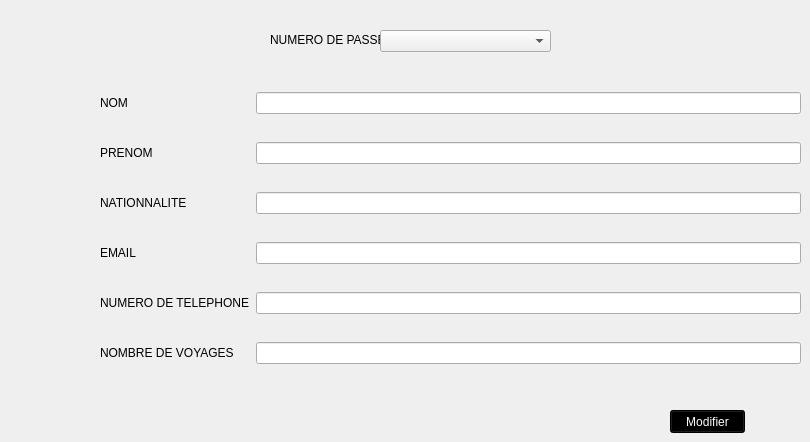
     <widget class="QWidget" name="tab_37">
      <property name="styleSheet">
       <string notr="true"/>
      </property>
      <attribute name="title">
       <string>Modifier un client</string>
      </attribute>
      <widget class="QPushButton" name="pushButton_20">
       <property name="geometry">
        <rect>
         <x>670</x>
         <y>410</y>
         <width>75</width>
         <height>23</height>
        </rect>
       </property>
       <property name="styleSheet">
        <string notr="true">font: 75 8pt &quot;MS Shell Dlg 2&quot;;
color: rgb(255, 255, 255);
background-color: rgb(0, 0, 0);</string>
       </property>
       <property name="text">
        <string>Modifier</string>
       </property>
      </widget>
      <widget class="QLabel" name="label_102">
       <property name="geometry">
        <rect>
         <x>270</x>
         <y>30</y>
         <width>201</width>
         <height>20</height>
        </rect>
       </property>
       <property name="styleSheet">
        <string notr="true">background:none;</string>
       </property>
       <property name="text">
        <string>NUMERO DE PASSEPORT</string>
       </property>
      </widget>
      <widget class="QWidget" name="layoutWidget_9">
       <property name="geometry">
        <rect>
         <x>100</x>
         <y>70</y>
         <width>701</width>
         <height>321</height>
        </rect>
       </property>
       <layout class="QGridLayout" name="gridLayout_10">
        <item row="0" column="1">
         <widget class="QLineEdit" name="lineEdit_nom_client_mod">
          <property name="styleSheet">
           <string notr="true">background:none;
</string>
          </property>
         </widget>
        </item>
        <item row="4" column="0">
         <widget class="QLabel" name="label_107">
          <property name="styleSheet">
           <string notr="true">background:none;</string>
          </property>
          <property name="text">
           <string>NUMERO DE TELEPHONE</string>
          </property>
         </widget>
        </item>
        <item row="3" column="0">
         <widget class="QLabel" name="label_106">
          <property name="styleSheet">
           <string notr="true">background:none;</string>
          </property>
          <property name="text">
           <string>EMAIL</string>
          </property>
         </widget>
        </item>
        <item row="5" column="1">
         <widget class="QLineEdit" name="lineEdit_nb_voyages_2">
          <property name="styleSheet">
           <string notr="true">background:none;</string>
          </property>
         </widget>
        </item>
        <item row="3" column="1">
         <widget class="QLineEdit" name="lineEdit_email_client_mod">
          <property name="styleSheet">
           <string notr="true">background:none;</string>
          </property>
         </widget>
        </item>
        <item row="4" column="1">
         <widget class="QLineEdit" name="lineEdit_num_telephone_2">
          <property name="styleSheet">
           <string notr="true">background:none;</string>
          </property>
         </widget>
        </item>
        <item row="2" column="1">
         <widget class="QLineEdit" name="lineEdit_nationnalite_mod">
          <property name="styleSheet">
           <string notr="true">background:none;</string>
          </property>
         </widget>
        </item>
        <item row="1" column="1">
         <widget class="QLineEdit" name="lineEdit_prenom_client_mod">
          <property name="styleSheet">
           <string notr="true">background:none;</string>
          </property>
         </widget>
        </item>
        <item row="0" column="0">
         <widget class="QLabel" name="label_103">
          <property name="styleSheet">
           <string notr="true">background:none;</string>
          </property>
          <property name="text">
           <string>NOM</string>
          </property>
         </widget>
        </item>
        <item row="1" column="0">
         <widget class="QLabel" name="label_104">
          <property name="styleSheet">
           <string notr="true">background:none;</string>
          </property>
          <property name="text">
           <string>PRENOM</string>
          </property>
         </widget>
        </item>
        <item row="5" column="0">
         <widget class="QLabel" name="label_108">
          <property name="styleSheet">
           <string notr="true">background:none;</string>
          </property>
          <property name="text">
           <string>NOMBRE DE VOYAGES</string>
          </property>
         </widget>
        </item>
        <item row="2" column="0">
         <widget class="QLabel" name="label_105">
          <property name="styleSheet">
           <string notr="true">background:none;</string>
          </property>
          <property name="text">
           <string>NATIONNALITE</string>
          </property>
         </widget>
        </item>
       </layout>
      </widget>
      <widget class="QComboBox" name="comboBox_mod_client">
       <property name="geometry">
        <rect>
         <x>380</x>
         <y>30</y>
         <width>171</width>
         <height>22</height>
        </rect>
       </property>
      </widget>
     </widget>
